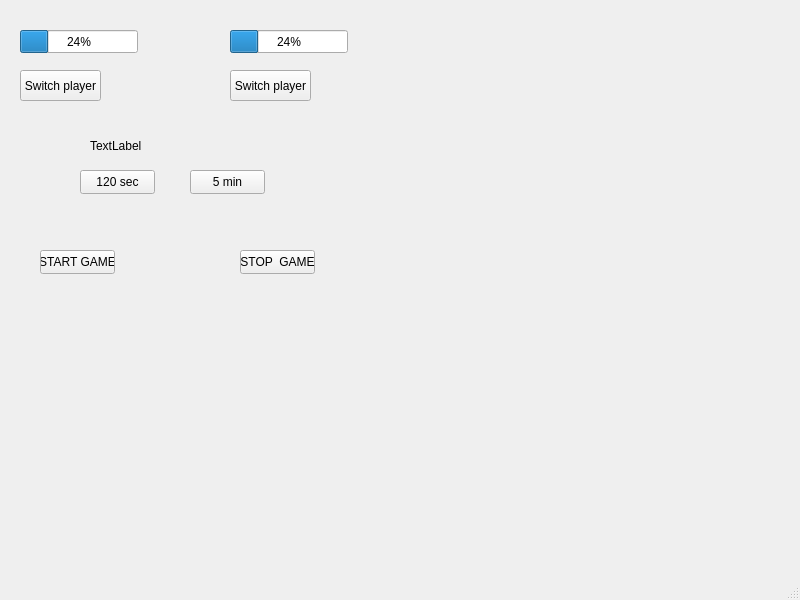
<?xml version="1.0" encoding="UTF-8"?>
<ui version="4.0">
 <class>MainWindow</class>
 <widget class="QMainWindow" name="MainWindow">
  <property name="geometry">
   <rect>
    <x>0</x>
    <y>0</y>
    <width>800</width>
    <height>600</height>
   </rect>
  </property>
  <property name="windowTitle">
   <string>MainWindow</string>
  </property>
  <widget class="QWidget" name="centralwidget">
   <widget class="QProgressBar" name="progressBar1">
    <property name="geometry">
     <rect>
      <x>20</x>
      <y>30</y>
      <width>118</width>
      <height>23</height>
     </rect>
    </property>
    <property name="value">
     <number>24</number>
    </property>
   </widget>
   <widget class="QProgressBar" name="progressBar2">
    <property name="geometry">
     <rect>
      <x>230</x>
      <y>30</y>
      <width>118</width>
      <height>23</height>
     </rect>
    </property>
    <property name="value">
     <number>24</number>
    </property>
   </widget>
   <widget class="QLabel" name="label">
    <property name="geometry">
     <rect>
      <x>90</x>
      <y>130</y>
      <width>211</width>
      <height>31</height>
     </rect>
    </property>
    <property name="text">
     <string>TextLabel</string>
    </property>
   </widget>
   <widget class="QPushButton" name="buttonSwitch1">
    <property name="geometry">
     <rect>
      <x>20</x>
      <y>70</y>
      <width>81</width>
      <height>31</height>
     </rect>
    </property>
    <property name="text">
     <string>Switch player</string>
    </property>
   </widget>
   <widget class="QPushButton" name="buttonSwitch2">
    <property name="geometry">
     <rect>
      <x>230</x>
      <y>70</y>
      <width>81</width>
      <height>31</height>
     </rect>
    </property>
    <property name="text">
     <string>Switch player</string>
    </property>
   </widget>
   <widget class="QPushButton" name="button120Sec">
    <property name="geometry">
     <rect>
      <x>80</x>
      <y>170</y>
      <width>75</width>
      <height>24</height>
     </rect>
    </property>
    <property name="text">
     <string>120 sec</string>
    </property>
   </widget>
   <widget class="QPushButton" name="button5Min">
    <property name="geometry">
     <rect>
      <x>190</x>
      <y>170</y>
      <width>75</width>
      <height>24</height>
     </rect>
    </property>
    <property name="text">
     <string>5 min</string>
    </property>
   </widget>
   <widget class="QPushButton" name="buttonStart">
    <property name="geometry">
     <rect>
      <x>40</x>
      <y>250</y>
      <width>75</width>
      <height>24</height>
     </rect>
    </property>
    <property name="text">
     <string>START GAME</string>
    </property>
   </widget>
   <widget class="QPushButton" name="buttonStop">
    <property name="geometry">
     <rect>
      <x>240</x>
      <y>250</y>
      <width>75</width>
      <height>24</height>
     </rect>
    </property>
    <property name="text">
     <string>STOP  GAME</string>
    </property>
   </widget>
  </widget>
  <widget class="QMenuBar" name="menubar">
   <property name="geometry">
    <rect>
     <x>0</x>
     <y>0</y>
     <width>800</width>
     <height>22</height>
    </rect>
   </property>
  </widget>
  <widget class="QStatusBar" name="statusbar"/>
 </widget>
 <resources/>
 <connections/>
</ui>
